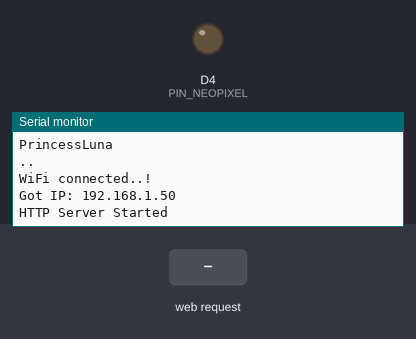
Simulated run of this sketch. Board: ESP8266 (NodeMCU). On the bench: output pins drawn as LEDs (lit = HIGH), the last lines printed to the serial monitor. Inputs (shaded band) come from the test bench. WiFi joins after 1.5 s; servers stay silent unless stated.

Above: at 3.3 s.
3.4 s: HTTP request GET /setmode received
At 4.6 s:
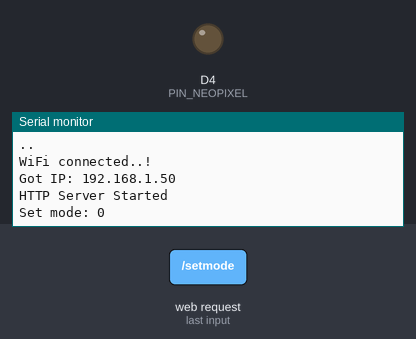
4.9 s: HTTP request GET /togglecolors received
At 5.9 s:
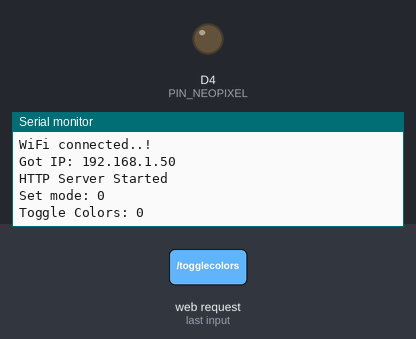

The sketch:

DzialaWebServerESP2_copy_20240102014622.ino
```cpp
#include <Adafruit_NeoPixel.h>
#include <ESP8266WiFi.h>
#include <ESP8266WebServer.h>

//klasa od kolorow
class Colors {
public:
  uint32_t color;
  uint32_t color2;
  int wait;

  Colors(uint32_t c1, uint32_t c2, int w) : color(c1), color2(c2), wait(w) {}
};

#define PIN_NEOPIXEL 2
#define NUMPIXELS    300

Adafruit_NeoPixel strip = Adafruit_NeoPixel(NUMPIXELS, PIN_NEOPIXEL, NEO_GRB + NEO_KHZ800);

//definiowanie kombinacji kolorow wraz z czasem:
Colors colors1(strip.Color(108, 0, 108), strip.Color(100, 90, 0), 1);
Colors colors2(strip.Color(108, 0, 108), strip.Color(100, 90, 0), 5);
Colors colors3(strip.Color(150, 0, 150), strip.Color(0, 150, 190), 5);

/* Put WiFi SSID & Password */
const char* ssid = "PrincessLuna";   // Enter SSID here
const char* password = "Purpl3R@inbow0192"; // Enter Password here

ESP8266WebServer server(80);

bool wlaczenieKolorow = true;
int trybKolorow = 0;

void setup() {
  Serial.begin(9600);
  delay(100);
  pinMode(D4, OUTPUT);

  Serial.println("Connecting to ");
  Serial.println(ssid);

  // Connect to your local Wi-Fi network
  WiFi.begin(ssid, password);

  // Check if NodeMCU is connected to Wi-Fi network
  while (WiFi.status() != WL_CONNECTED) {
    delay(1000);
    Serial.print(".");
  }
  Serial.println("");
  Serial.println("WiFi connected..!");
  Serial.print("Got IP: ");
  Serial.println(WiFi.localIP().toString());

  server.on("/", HTTP_GET, handle_OnConnect);
  server.on("/setmode", HTTP_GET, handle_setmode);  // Endpoint do zmiany trybu
  server.on("/togglecolors", HTTP_GET, handle_togglecolors);  // Endpoint do włączania/wyłączania kolorów

  server.onNotFound(handle_NotFound);

  server.begin();
  Serial.println("HTTP Server Started");
}

void loop() {
  server.handleClient();
  runColorMode();
}

void runColorMode() {
  if (wlaczenieKolorow) {
    switch (trybKolorow) {
      case 1:
        colorWipe(colors1.color, colors1.wait);
        break;
      case 2:
        secondColorWipe(colors2.color, colors2.color2, colors2.wait);
        break;
      case 3:
        thirdColorWipe(colors3.color, colors3.color2,colors3.color2, colors3.wait);
        break;
      default:
        break;
    }
  } else {
    colorWipe(strip.Color(0, 0, 0), 5);
  }
}

void handle_OnConnect() {
  server.send(200, "text/html", updateWebpage(trybKolorow, wlaczenieKolorow));
}

void handle_setmode() {
  String value = server.arg("value");
  trybKolorow = value.toInt();
  Serial.println("Set mode: " + String(trybKolorow));
  server.send(200, "text/html", updateWebpage(trybKolorow, wlaczenieKolorow));
}

void handle_togglecolors() {
  wlaczenieKolorow = !wlaczenieKolorow;
  Serial.println("Toggle Colors: " + String(wlaczenieKolorow));
  server.send(200, "text/html", updateWebpage(trybKolorow, wlaczenieKolorow));
}

void handle_NotFound() {
  server.send(404, "text/plain", "Not found");
}


void colorWipe(uint32_t color, int wait) {
  for (int i = 0; i < strip.numPixels(); i++) {
    strip.setPixelColor(i, color);
    strip.show();
    delay(wait);
  }
}

void secondColorWipe(uint32_t color, uint32_t color2, int wait) {
for(int j = 0; j < strip.numPixels(); j++) {
  for(int k = -6; k <= 6; k++) {
    int pixelIndex = j + k;
    if (k < 0) {
      strip.setPixelColor(pixelIndex, color);
    } else {
      strip.setPixelColor(pixelIndex, color2);
    }
  }
  strip.show();
  delay(wait);
  }
}

void thirdColorWipe(uint32_t color, uint32_t color2, int wait) {
for(int j = 0; j < strip.numPixels(); j++) {
  for(int k = -6; k <= 6; k++) {
    int pixelIndex = j + k;
    if (k < 0) {
      strip.setPixelColor(pixelIndex, color);
    } else {
      strip.setPixelColor(pixelIndex, color2);
    }

  }
  strip.show();
  delay(wait);
  }
}

void thirdColorWipe(uint32_t color, uint32_t color2, uint32_t color3, int wait) {
for(int j = 0; j < strip.numPixels(); j++) {
  for(int k = -6; k <= 6; k++) {
    int pixelIndex = j + k;
    int XpixelIndex = -j - k + 300;
    if (k < 0) {
      strip.setPixelColor(pixelIndex, color);
      strip.setPixelColor(XpixelIndex, color);
    } else {
      strip.setPixelColor(pixelIndex, color2);
      strip.setPixelColor(XpixelIndex, color3);
    }

  }
  strip.show();
  delay(wait);
  }
}

String updateWebpage(int trybKolorow, bool wlaczenieKolorow) {
  String ptr = "<!DOCTYPE html> <html>\n";
  ptr += "<head><meta name=\"viewport\" content=\"width=device-width, initial-scale=1.0, user-scalable=no\">\n";
  ptr += "<style>html {font-family: Helvetica; display: inline-block; margin: 0px auto; text-align: center;}\n";
  ptr += "body{margin-top: 50px;} h1 {color: rgb(0, 204, 0);margin: 50px auto 30px;} h3 {color: rgb(204, 0, 0);margin-bottom: 50px;}\n";
  ptr += "p {font-size: 14px;color: rgb(0, 0, 100);margin-bottom: 10px;}\n";
  ptr += ".button {display: block;width: 80px;background-color: #1abc9c;border: none;color: white;padding: 13px 30px;text-decoration: none;font-size: 25px;margin: 0px auto 35px;cursor: pointer;border-radius: 4px;}\n";
  ptr += "</style>\n";
  ptr += "</head>\n";
  ptr += "<body>\n";

  // Dodaj guziki do zmiany trybu
  ptr += "<p>Wybierz sobie tryb kolorow:</p>\n";
  ptr += "<a class=\"button\" href=\"/setmode?value=1\">Pierwszy</a>\n";
  ptr += "<a class=\"button\" href=\"/setmode?value=2\">Drugi</a>\n";
  ptr += "<a class=\"button\" href=\"/setmode?value=3\">Trzeci</a>\n";

  // Dodaj guzik do włączania/wyłączania kolorów
  ptr += "<p>Wlacznik:</p>\n";
  if (wlaczenieKolorow) {
    ptr += "<a class=\"button button-on\" href=\"/togglecolors\">Wylacz</a>\n";
  } else {
    ptr += "<a class=\"button button-off\" href=\"/togglecolors\">Wlacz</a>\n";
  }


  ptr += "</body>\n";
  ptr += "</html>\n";
  return ptr;
}
```

Measured:
- after the input at 3.4 s, the serial monitor: prints a new line at once (image 1)
- after the input at 4.9 s, the serial monitor: prints a new line at once (image 2)
